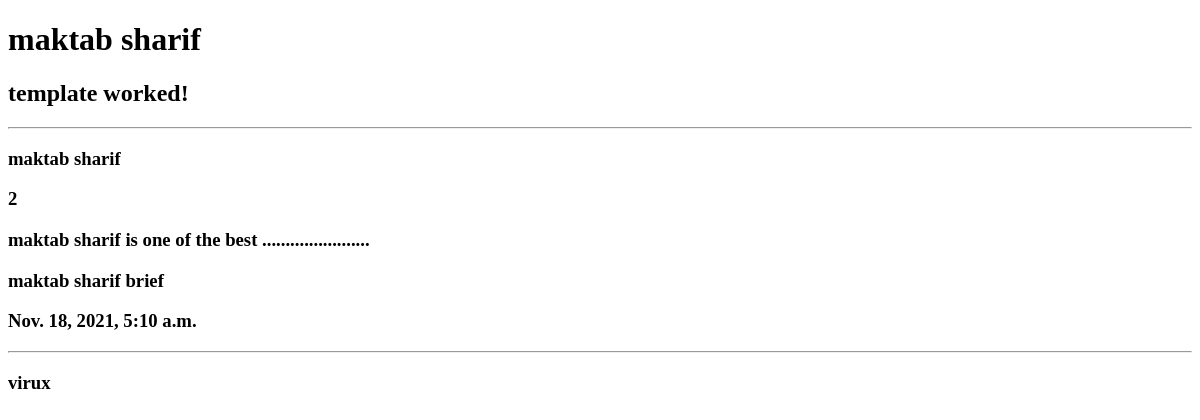
The page /blog/class_first_template/ on the database as committed earlier.
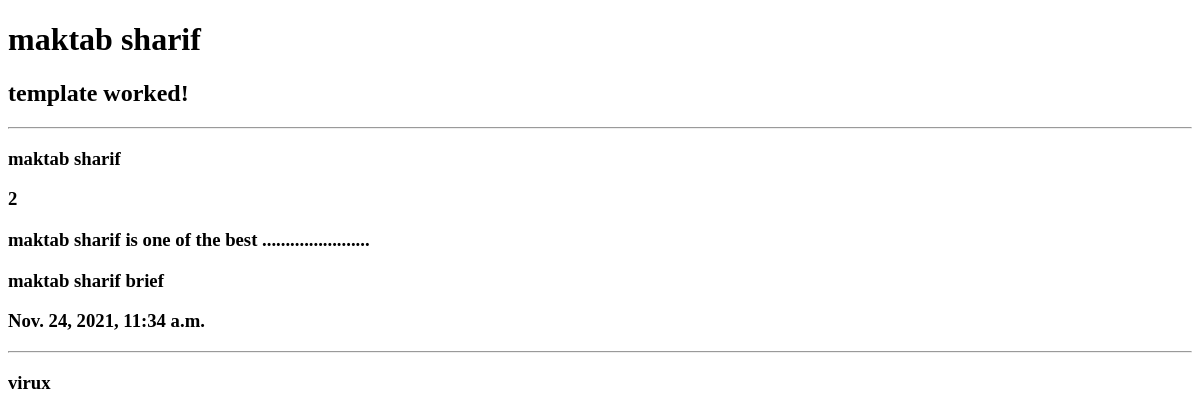
The same page on the database as committed later.
### post/models.py (models this page shows, shortened)
class Post(models.Model):
    PUB = 'pub'
    DRF = 'drf'
    DEL = 'del'
    NOT = 'not'
    STATUS_CHOICES = [
        (PUB,'publish'),
        (DRF,'draft'),
        (DEL,'delete'),
        (NOT,'notset'),
    ]
    title = models.CharField('title post' ,max_length=255)
    shortdesc = models.CharField( 'short description',max_length=255,null=True,blank=True)
    desc = models.TextField()
    location_lat = models.DecimalField(max_digits=5, decimal_places=2,null=True,blank=True)
    location_lng =  models.DecimalField(max_digits=5, decimal_places=2,null=True,blank=True)
    image = models.ImageField(upload_to='uploads',null=True,blank=True)
    like = models.IntegerField(default=0)
    created_on = models.DateTimeField(auto_now_add=True)
    updated_on = models.DateTimeField(auto_now=True)
    status = models.CharField(
        max_length=3,
        choices=STATUS_CHOICES,
        default=PUB,
    )
    tag = models.ManyToManyField('Tag')
    category = models.ManyToManyField('Category')
    owner = models.ForeignKey(User,on_delete=models.CASCADE,verbose_name='post owner')

### post/views.py (the view)
# urls.py: path('class_first_template/',class_first_template),
def class_first_template(request):
    today = datetime.today()
    title = "maktab coustom"
    post = Post.objects.get(id=2)
    return render(request,'maktab.html',{'post':post})

### post/templates/maktab.html (shortened to what this page needs)
<!DOCTYPE html>
<html lang="en">
<head>
</head>
<body>
    <h1>maktab sharif</h1>
    <h2>template worked!</h2>
    <hr>
    <h3>{{post.title}}</h3>
    <h3>{{post.id}}</h3>
    <h3>{{post.desc}}</h3>
    <h3>{{post.shortdesc}}</h3>
    <h3>{{post.updated_on}}</h3>
    <hr>
    <h3>{{post.owner}}</h3>
</body>
</html>

Rows that differ between the two databases and show on the page:
changed Post "maktab sharif": updated_on "Nov. 18, 2021, 5:10 a.m." → "Nov. 24, 2021, 11:34 a.m."
